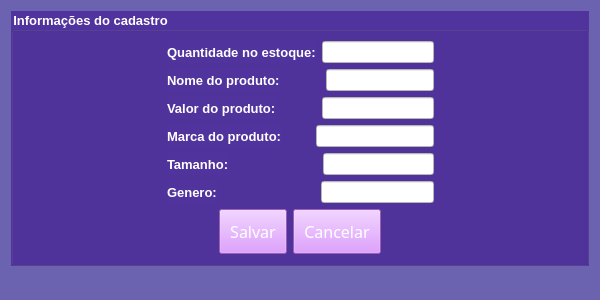
<?xml version="1.0" encoding="UTF-8"?>
<ui version="4.0">
 <class>Form</class>
 <widget class="QWidget" name="Form">
  <property name="geometry">
   <rect>
    <x>0</x>
    <y>0</y>
    <width>600</width>
    <height>300</height>
   </rect>
  </property>
  <property name="minimumSize">
   <size>
    <width>600</width>
    <height>300</height>
   </size>
  </property>
  <property name="maximumSize">
   <size>
    <width>800</width>
    <height>600</height>
   </size>
  </property>
  <property name="windowTitle">
   <string>Form</string>
  </property>
  <property name="styleSheet">
   <string notr="true">background-color:rgb(108, 99, 176);</string>
  </property>
  <layout class="QVBoxLayout" name="verticalLayout_4">
   <item>
    <widget class="QGroupBox" name="groupBox">
     <property name="font">
      <font>
       <pointsize>10</pointsize>
       <weight>75</weight>
       <bold>true</bold>
      </font>
     </property>
     <property name="styleSheet">
      <string notr="true">background-color: rgb(81, 51, 157);
color:rgb(255,255,255);</string>
     </property>
     <property name="title">
      <string>Informações do cadastro</string>
     </property>
     <layout class="QVBoxLayout" name="verticalLayout_2">
      <item>
       <layout class="QHBoxLayout" name="horizontalLayout_2">
        <item>
         <spacer name="horizontalSpacer_4">
          <property name="orientation">
           <enum>Qt::Horizontal</enum>
          </property>
          <property name="sizeHint" stdset="0">
           <size>
            <width>40</width>
            <height>20</height>
           </size>
          </property>
         </spacer>
        </item>
        <item>
         <layout class="QVBoxLayout" name="verticalLayout">
          <item>
           <layout class="QHBoxLayout" name="horizontalLayout_4">
            <item>
             <widget class="QLabel" name="label_7">
              <property name="font">
               <font>
                <pointsize>10</pointsize>
                <weight>75</weight>
                <bold>true</bold>
               </font>
              </property>
              <property name="styleSheet">
               <string notr="true">color: rgb(255, 255, 255);</string>
              </property>
              <property name="text">
               <string>Quantidade no estoque:</string>
              </property>
             </widget>
            </item>
            <item>
             <widget class="QLineEdit" name="quant_estoque01">
              <property name="styleSheet">
               <string notr="true">background-color: rgb(255, 255, 255);
color: rgb(0, 0, 0);</string>
              </property>
             </widget>
            </item>
           </layout>
          </item>
          <item>
           <layout class="QHBoxLayout" name="horizontalLayout_5">
            <item>
             <widget class="QLabel" name="label_2">
              <property name="font">
               <font>
                <pointsize>10</pointsize>
                <weight>75</weight>
                <bold>true</bold>
               </font>
              </property>
              <property name="styleSheet">
               <string notr="true">color: rgb(255, 255, 255);</string>
              </property>
              <property name="text">
               <string>Nome do produto:</string>
              </property>
             </widget>
            </item>
            <item>
             <spacer name="horizontalSpacer_5">
              <property name="orientation">
               <enum>Qt::Horizontal</enum>
              </property>
              <property name="sizeType">
               <enum>QSizePolicy::Fixed</enum>
              </property>
              <property name="sizeHint" stdset="0">
               <size>
                <width>40</width>
                <height>20</height>
               </size>
              </property>
             </spacer>
            </item>
            <item>
             <widget class="QLineEdit" name="nome01">
              <property name="styleSheet">
               <string notr="true">background-color: rgb(255, 255, 255);
color: rgb(0, 0, 0);</string>
              </property>
             </widget>
            </item>
           </layout>
          </item>
          <item>
           <layout class="QHBoxLayout" name="horizontalLayout_6">
            <item>
             <widget class="QLabel" name="label_3">
              <property name="font">
               <font>
                <pointsize>10</pointsize>
                <weight>75</weight>
                <bold>true</bold>
               </font>
              </property>
              <property name="styleSheet">
               <string notr="true">color: rgb(255, 255, 255);</string>
              </property>
              <property name="text">
               <string>Valor do produto:</string>
              </property>
             </widget>
            </item>
            <item>
             <spacer name="horizontalSpacer_6">
              <property name="orientation">
               <enum>Qt::Horizontal</enum>
              </property>
              <property name="sizeType">
               <enum>QSizePolicy::Fixed</enum>
              </property>
              <property name="sizeHint" stdset="0">
               <size>
                <width>40</width>
                <height>20</height>
               </size>
              </property>
             </spacer>
            </item>
            <item>
             <widget class="QLineEdit" name="valor01">
              <property name="styleSheet">
               <string notr="true">background-color: rgb(255, 255, 255);
color: rgb(0, 0, 0);</string>
              </property>
             </widget>
            </item>
           </layout>
          </item>
          <item>
           <layout class="QHBoxLayout" name="horizontalLayout_7">
            <item>
             <widget class="QLabel" name="label_4">
              <property name="font">
               <font>
                <pointsize>10</pointsize>
                <weight>75</weight>
                <bold>true</bold>
               </font>
              </property>
              <property name="styleSheet">
               <string notr="true">color: rgb(255, 255, 255);</string>
              </property>
              <property name="text">
               <string>Marca do produto:</string>
              </property>
             </widget>
            </item>
            <item>
             <spacer name="horizontalSpacer_7">
              <property name="orientation">
               <enum>Qt::Horizontal</enum>
              </property>
              <property name="sizeType">
               <enum>QSizePolicy::Fixed</enum>
              </property>
              <property name="sizeHint" stdset="0">
               <size>
                <width>28</width>
                <height>20</height>
               </size>
              </property>
             </spacer>
            </item>
            <item>
             <widget class="QLineEdit" name="marca01">
              <property name="styleSheet">
               <string notr="true">background-color: rgb(255, 255, 255);
color: rgb(0, 0, 0);</string>
              </property>
             </widget>
            </item>
           </layout>
          </item>
          <item>
           <layout class="QHBoxLayout" name="horizontalLayout_8">
            <item>
             <widget class="QLabel" name="label_6">
              <property name="font">
               <font>
                <pointsize>10</pointsize>
                <weight>75</weight>
                <bold>true</bold>
               </font>
              </property>
              <property name="styleSheet">
               <string notr="true">color: rgb(255, 255, 255);</string>
              </property>
              <property name="text">
               <string>Tamanho:</string>
              </property>
             </widget>
            </item>
            <item>
             <spacer name="horizontalSpacer_9">
              <property name="orientation">
               <enum>Qt::Horizontal</enum>
              </property>
              <property name="sizeType">
               <enum>QSizePolicy::Fixed</enum>
              </property>
              <property name="sizeHint" stdset="0">
               <size>
                <width>88</width>
                <height>13</height>
               </size>
              </property>
             </spacer>
            </item>
            <item>
             <widget class="QLineEdit" name="tamanho01">
              <property name="styleSheet">
               <string notr="true">background-color: rgb(255, 255, 255);
color: rgb(0, 0, 0);</string>
              </property>
             </widget>
            </item>
           </layout>
          </item>
          <item>
           <layout class="QHBoxLayout" name="horizontalLayout_9">
            <item>
             <widget class="QLabel" name="label_5">
              <property name="font">
               <font>
                <pointsize>10</pointsize>
                <weight>75</weight>
                <bold>true</bold>
               </font>
              </property>
              <property name="styleSheet">
               <string notr="true">color: rgb(255, 255, 255);</string>
              </property>
              <property name="text">
               <string>Genero:</string>
              </property>
             </widget>
            </item>
            <item>
             <spacer name="horizontalSpacer_8">
              <property name="orientation">
               <enum>Qt::Horizontal</enum>
              </property>
              <property name="sizeType">
               <enum>QSizePolicy::Fixed</enum>
              </property>
              <property name="sizeHint" stdset="0">
               <size>
                <width>98</width>
                <height>17</height>
               </size>
              </property>
             </spacer>
            </item>
            <item>
             <widget class="QLineEdit" name="genero01">
              <property name="styleSheet">
               <string notr="true">background-color: rgb(255, 255, 255);
color: rgb(0, 0, 0);</string>
              </property>
             </widget>
            </item>
           </layout>
          </item>
         </layout>
        </item>
        <item>
         <spacer name="horizontalSpacer_3">
          <property name="orientation">
           <enum>Qt::Horizontal</enum>
          </property>
          <property name="sizeHint" stdset="0">
           <size>
            <width>40</width>
            <height>20</height>
           </size>
          </property>
         </spacer>
        </item>
       </layout>
      </item>
      <item>
       <layout class="QHBoxLayout" name="horizontalLayout">
        <item>
         <spacer name="horizontalSpacer">
          <property name="orientation">
           <enum>Qt::Horizontal</enum>
          </property>
          <property name="sizeHint" stdset="0">
           <size>
            <width>40</width>
            <height>20</height>
           </size>
          </property>
         </spacer>
        </item>
        <item>
         <widget class="QPushButton" name="salvar_prod_btn">
          <property name="font">
           <font>
            <family>Impact</family>
            <pointsize>12</pointsize>
           </font>
          </property>
          <property name="styleSheet">
           <string notr="true">background-color: rgb(214, 131, 255);
color: rgb(255, 255, 255);
padding: 10px;
</string>
          </property>
          <property name="text">
           <string>Salvar</string>
          </property>
         </widget>
        </item>
        <item>
         <widget class="QPushButton" name="cancelar_prod_btn">
          <property name="font">
           <font>
            <family>Impact</family>
            <pointsize>12</pointsize>
           </font>
          </property>
          <property name="styleSheet">
           <string notr="true">background-color: rgb(214, 131, 255);
color: rgb(255, 255, 255);
padding: 10px;
</string>
          </property>
          <property name="text">
           <string>Cancelar</string>
          </property>
         </widget>
        </item>
        <item>
         <spacer name="horizontalSpacer_2">
          <property name="orientation">
           <enum>Qt::Horizontal</enum>
          </property>
          <property name="sizeHint" stdset="0">
           <size>
            <width>40</width>
            <height>20</height>
           </size>
          </property>
         </spacer>
        </item>
       </layout>
      </item>
     </layout>
    </widget>
   </item>
   <item>
    <layout class="QVBoxLayout" name="verticalLayout_3">
     <item>
      <spacer name="verticalSpacer">
       <property name="orientation">
        <enum>Qt::Vertical</enum>
       </property>
       <property name="sizeHint" stdset="0">
        <size>
         <width>18</width>
         <height>37</height>
        </size>
       </property>
      </spacer>
     </item>
    </layout>
   </item>
  </layout>
 </widget>
 <resources/>
 <connections/>
</ui>
